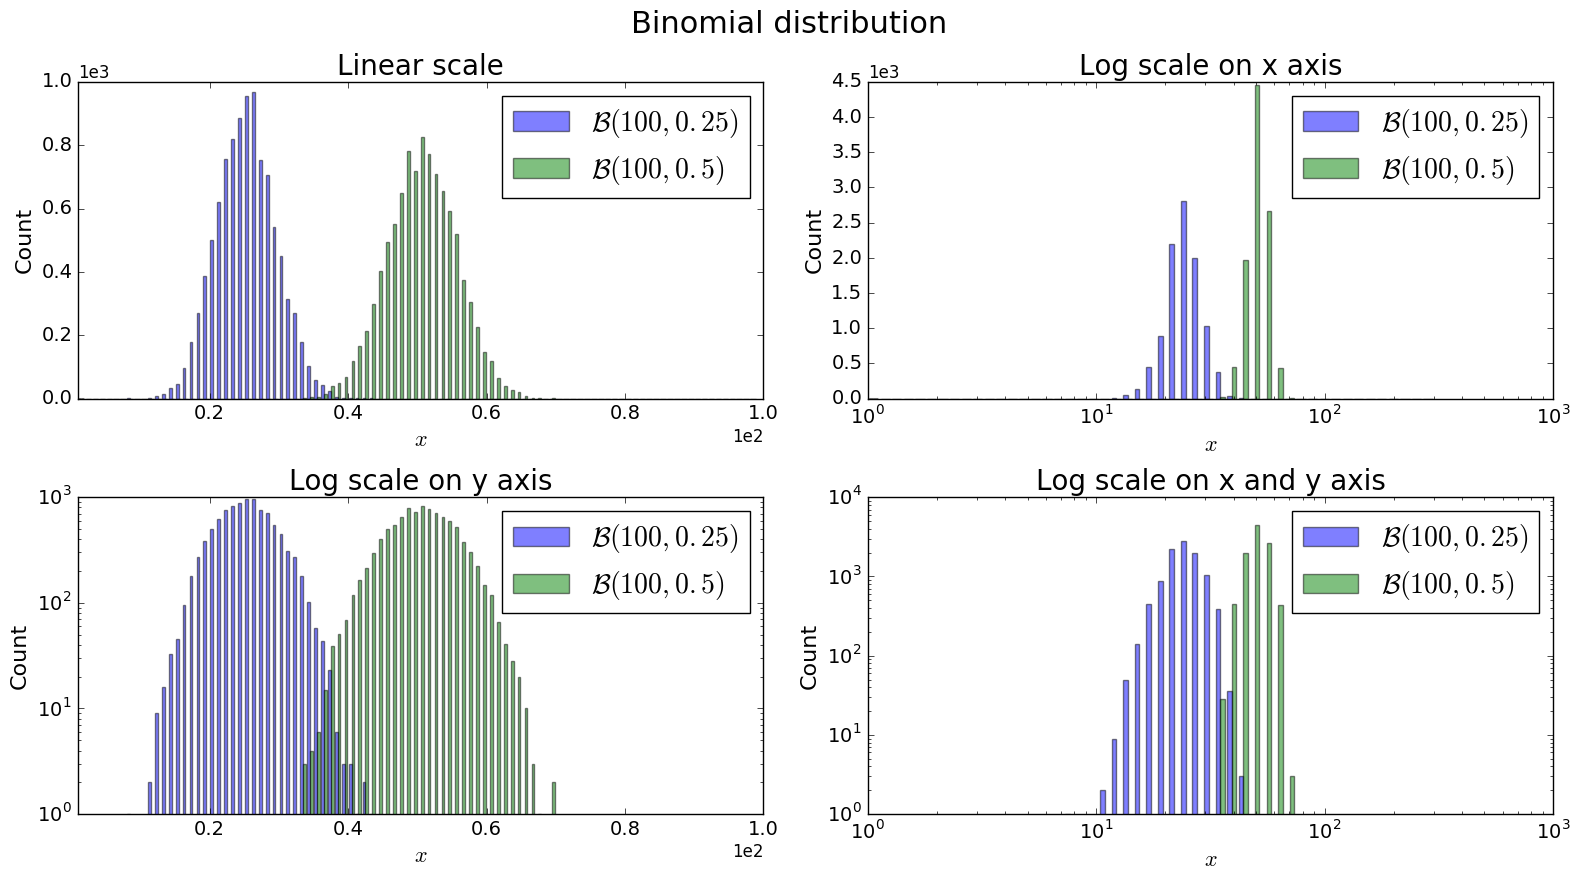

This chart was generated by the following Python code:
#!/usr/bin/env python3
# -*- coding: utf-8 -*-

# Copyright (c) 2017 Jérémie DECOCK (http://www.jdhp.org)

import math
from matplotlib import pyplot as plt
import numpy as np

def plot(axis,
         data_list,
         bins_min,
         bins_max,
         label_list,
         title=None,
         logx=False,
         logy=False,
         hist_type="bar",
         alpha=0.5,
         linear_xlabel_style='sci',
         linear_ylabel_style='sci',
         num_bins=None):

    if logx:
        # Setup the logarithmic scale on the X axis
        vmin = np.log10(bins_min)
        vmax = np.log10(bins_max)

        # Make a range from 10**vmin to 10**vmax
        bins = np.logspace(vmin, vmax, num_bins if num_bins is not None else 50)
    elif num_bins is not None:
        bins = np.linspace(bins_min, bins_max, num_bins)
    else:
        bins = range(math.floor(bins_min), math.ceil(bins_max))

    axis.hist(data_list,
              bins=bins,
              log=logy,                      # Set log scale on the Y axis
              histtype=hist_type,
              alpha=alpha,
              label=label_list)

    axis.legend(prop={"size": 20})

    axis.set_ylabel("Count", fontsize=16)
    axis.set_xlabel(r"$x$", fontsize=16)

    if title is not None:
        axis.set_title(title, fontsize=20)

    plt.setp(axis.get_xticklabels(), fontsize=14)
    plt.setp(axis.get_yticklabels(), fontsize=14)

    if logx:
        axis.set_xscale("log")               # Activate log scale on X axis
    elif linear_xlabel_style == 'sci':
        axis.ticklabel_format(style='sci', axis='x', scilimits=(0,0))
    
    if (not logy) and (linear_ylabel_style == 'sci'):
        axis.ticklabel_format(style='sci', axis='y', scilimits=(0,0))

    axis.set_xlim(xmin=1)

#############################

fig, ((ax1, ax2), (ax3, ax4)) = plt.subplots(nrows=2, ncols=2, figsize=(16, 9))

data_list = [np.random.binomial(n=100, p=0.25, size=10000),
             np.random.binomial(n=100, p=0.5,  size=10000)]
label_list = [r"$\mathcal{B}(100, 0.25)$",
              r"$\mathcal{B}(100, 0.5)$"]

plot(ax1, data_list, bins_min=1, bins_max=100, label_list=label_list, title="Linear scale")
plot(ax2, data_list, bins_min=1, bins_max=300, label_list=label_list, title="Log scale on x axis", logx=True)
plot(ax3, data_list, bins_min=1, bins_max=100, label_list=label_list, title="Log scale on y axis", logy=True)
plot(ax4, data_list, bins_min=1, bins_max=300, label_list=label_list, title="Log scale on x and y axis", logx=True, logy=True)

# General title #############

plt.suptitle("Binomial distribution", fontsize=22)

plt.tight_layout()

# http://stackoverflow.com/questions/8248467/matplotlib-tight-layout-doesnt-take-into-account-figure-suptitle
plt.subplots_adjust(top=0.9)

# Save file and plot ########

plt.savefig("subplots_full_example.png", bbox_inches='tight')

plt.show()

